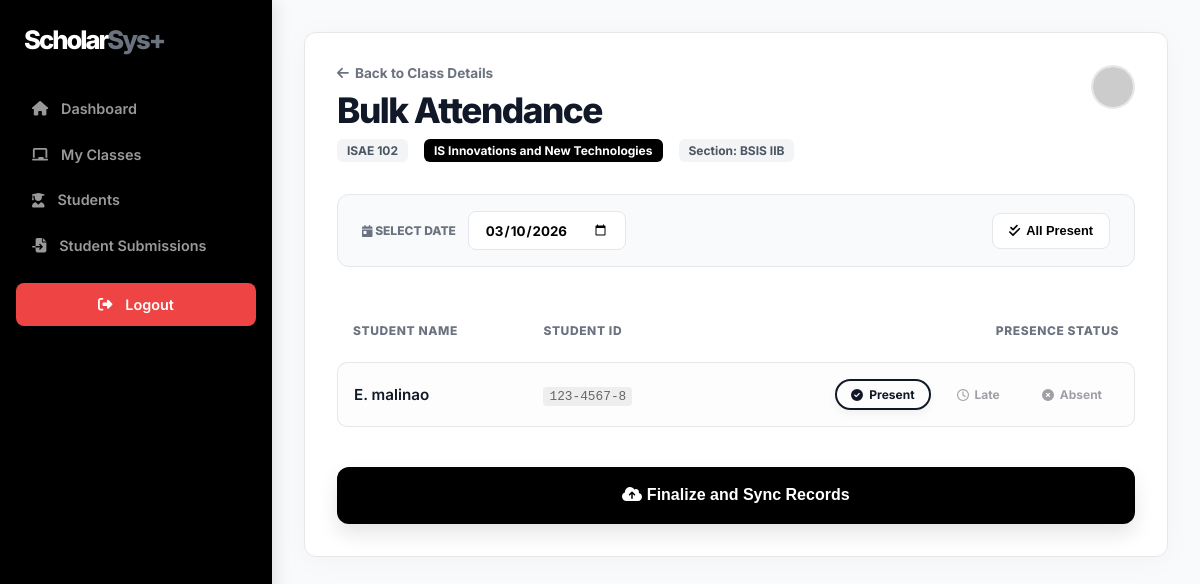
The page /classroom/14/bulk-attendance/ (signed in) on the database its author committed.
### portal/models.py (models this page shows, shortened)
class Classroom(models.Model):
    name = models.CharField(max_length=100)
    course_number = models.CharField(max_length=20, blank=True)
    section = models.CharField(max_length=50)
    teacher = models.ForeignKey(User, on_delete=models.CASCADE, related_name='classes')
    units = models.IntegerField(default=3)
    schedule = models.TextField(blank=True) # Multi-line schedule info

class UserProfile(models.Model):
    user = models.OneToOneField(User, on_delete=models.CASCADE)
    student_id = models.CharField(max_length=20, blank=True, db_index=True)
    section = models.CharField(max_length=50, blank=True)
    role = models.CharField(max_length=10, choices=[('student', 'Student'), ('teacher', 'Teacher'), ('admin', 'Admin')])
    @property
    def formatted_name(self):
        if self.user.first_name:
            first_initial = self.user.first_name[0].upper()
            if self.user.last_name:
                return f"{first_initial}. {self.user.last_name}"
            return self.user.first_name
        return self.user.username

### portal/views.py (the view, shortened to what this page needs)
# urls.py: path('classroom/<int:classroom_id>/bulk-attendance/', views.bulk_attendance, name='bulk_attendance'),
@login_required
@role_required(['teacher'])
def bulk_attendance(request, classroom_id):
    classroom = get_object_or_404(Classroom, id=classroom_id, teacher=request.user)
    students = User.objects.filter(userprofile__section=classroom.section, userprofile__role='student')
    return render(request, 'portal/bulk_attendance.html', {
        'classroom': classroom,
        'students': students
    })

### portal/views.py (called while the page is built)
def role_required(allowed_roles):
    def decorator(view_func):
        @wraps(view_func)
        def _wrapped_view(request, *args, **kwargs):
            if not request.user.is_authenticated:
                return redirect('login')
            try:
                profile = request.user.userprofile
            except UserProfile.DoesNotExist:
                messages.error(request, "Your account is missing a profile. Please contact admin.")
                return redirect('login')
            if profile.role not in allowed_roles:
                messages.error(request, "You do not have permission to access that page.")
                return redirect('dashboard')
            return view_func(request, *args, **kwargs)
        return _wrapped_view
    return decorator

### portal/templates/portal/bulk_attendance.html (shortened to what this page needs)
{% load static %}
<!DOCTYPE html>
<html lang="en">
<head>
</head>
<body>
    <div class="sidebar">
        <div class="sidebar-header">
            <h2><span style="color: white;">Scholar</span><span style="color: #6b7280;">Sys+</span></h2>
        </div>
        <nav>
            <a href="{% url 'dashboard' %}"><i class="fa-solid fa-house"></i> Dashboard</a>
            <a href="#"><i class="fa-solid fa-chalkboard"></i> My Classes</a>
            <a href="{% url 'student_list' %}"><i class="fa-solid fa-user-graduate"></i> Students</a>
            <a href="{% url 'submissions_list' %}"><i class="fa-solid fa-file-import"></i> Student Submissions</a>
            <a href="/logout/" class="logout-btn">
                <i class="fa-solid fa-right-from-bracket"></i> Logout
            </a>
        </nav>
    </div>
    <div class="main-content">
        <div class="card">
            <div class="top-bar">
                <div>
                    <a href="{% url 'classroom_detail' classroom.id %}" class="back-btn">
                        <i class="fa-solid fa-arrow-left"></i> Back to Class Details
                    </a>
                    <h1>Bulk Attendance</h1>
                    <div class="course-info">
                        <span class="badge">{{ classroom.course_number }}</span>
                        <span class="badge" style="background:#000; color:white;">{{ classroom.name }}</span>
                        <span class="badge">Section: {{ classroom.section }}</span>
                    </div>
                </div>
                <div style="display: flex; gap: 1rem; align-items: center;">
                    <img src="https://ui-avatars.com/api/?name={{ request.user.username }}&background=000&color=fff"
                         style="width: 40px; border-radius: 50%; border: 2px solid var(--border-color);">
                </div>
            </div>
            <form method="POST" id="attendanceForm">
                <div class="date-section">
                    <div class="date-input-wrapper">
                        <label><i class="fa-solid fa-calendar-day"></i> Select Date</label>
                        <input type="date" name="date" class="date-input" required value="{% now 'Y-m-d' %}">
                    </div>
                    <button type="button" class="btn-quick" onclick="markAll('present')">
                        <i class="fa-solid fa-check-double"></i> All Present
                    </button>
                </div>
                <table class="table">
                    <thead>
                        <tr>
                            <th>Student Name</th>
                            <th>Student ID</th>
                            <th style="text-align: right;">Presence Status</th>
                        </tr>
                    </thead>
                    <tbody>
                        {% for student in students %}
                        <tr>
                            <td>{{ student.userprofile.formatted_name }}</td>
                            <td><code style="font-size: 0.8rem; background: #eee; padding: 2px 6px; border-radius: 4px; color: #666;">{{ student.userprofile.student_id|default:"---" }}</code></td>
                            <td style="text-align: right;">
                                <div class="status-group" style="justify-content: flex-end;">
                                    <div class="status-option">
                                        <label class="status-pill" for="p_{{ student.id }}"><i class="fa-solid fa-circle-check"></i> Present</label>
                                    </div>
                                    <div class="status-option">
                                        <label class="status-pill" for="l_{{ student.id }}"><i class="fa-regular fa-clock"></i> Late</label>
                                    </div>
                                    <div class="status-option">
                                        <label class="status-pill" for="a_{{ student.id }}"><i class="fa-solid fa-circle-xmark"></i> Absent</label>
                                    </div>
                                </div>
                            </td>
                        </tr>
                        {% endfor %}
                    </tbody>
                </table>
                <button type="submit" class="submit-btn">
                    <i class="fa-solid fa-cloud-arrow-up"></i> Finalize and Sync Records
                </button>
            </form>
        </div>
    </div>
</body>
</html>

### portal/templates/portal/bulk_attendance.html (style rules this page uses)
:root { --primary-black: #000000; --bg-white: #ffffff; --bg-light: #f9fafb; --text-main: #111827; --text-muted: #6b7280; --border-color: #e5e7eb; --accent-green: #22c55e; --accent-red: #ef4444; --accent-yellow: #f59e0b; }
body { margin: 0; font-family: 'Inter', sans-serif; background-color: var(--bg-light); display: flex; height: 100vh; color: var(--text-main); }
.sidebar { width: 240px; background: var(--primary-black); color: white; padding: 1.5rem 1rem; display: flex; flex-direction: column; box-shadow: 4px 0 15px rgba(0, 0, 0, 0.1); transition: all 0.3s ease; position: relative; z-index: 1000; overflow: hidden; flex-shrink: 0; }
.sidebar .sidebar-header { display: flex; align-items: center; justify-content: space-between; margin-bottom: 2rem; padding: 0 0.5rem; }
.sidebar h2 { font-weight: 800; margin: 0; letter-spacing: -2px; color: white; font-size: 1.6rem; white-space: nowrap; }
.sidebar nav { flex: 1; }
.sidebar nav a { color: rgba(255, 255, 255, 0.6); text-decoration: none; display: flex; align-items: center; gap: 0.8rem; padding: 0.8rem 1rem; margin-bottom: 0.2rem; font-weight: 600; border-radius: 8px; transition: 0.2s; font-size: 0.9rem; white-space: nowrap; }
.logout-btn { background: #ef4444; color: white !important; text-decoration: none; padding: 0.8rem; text-align: center; border-radius: 8px; font-weight: 700; margin-top: 1rem; display: flex; align-items: center; justify-content: center; gap: 8px; }
.main-content { flex: 1; padding: 2rem; overflow-y: auto; }
.card { background: white; padding: 2rem; border-radius: 12px; box-shadow: 0 4px 30px rgba(0, 0, 0, 0.03); border: 1px solid var(--border-color); }
.top-bar { display: flex; justify-content: space-between; align-items: flex-start; margin-bottom: 2rem; }
.top-bar h1 { margin: 0; font-weight: 800; letter-spacing: -1.5px; font-size: 2.2rem; }
.back-btn { text-decoration: none; color: var(--text-muted); font-size: 0.85rem; font-weight: 700; display: flex; align-items: center; gap: 6px; margin-bottom: 0.5rem; transition: 0.2s; }
.table { width: 100%; border-collapse: separate; border-spacing: 0 8px; margin-top: 1rem; }
.table th { padding: 1rem; text-align: left; color: var(--text-muted); font-size: 0.75rem; text-transform: uppercase; font-weight: 800; letter-spacing: 0.05em; }
.table td { padding: 1rem; background: #fdfdfd; border-top: 1px solid var(--border-color); border-bottom: 1px solid var(--border-color); font-size: 0.95rem; }
.table tr td:first-child { border-left: 1px solid var(--border-color); border-radius: 10px 0 0 10px; font-weight: 600; }
.table tr td:last-child { border-right: 1px solid var(--border-color); border-radius: 0 10px 10px 0; }
.status-group { display: flex; gap: 10px; }
.status-option { position: relative; }
.status-pill { display: flex; align-items: center; gap: 6px; padding: 6px 14px; border-radius: 30px; font-size: 0.75rem; font-weight: 700; cursor: pointer; transition: 0.2s; border: 2px solid transparent; opacity: 0.4; }
.status-option input:checked + .status-pill { opacity: 1; border-color: currentColor; box-shadow: 0 4px 10px rgba(0,0,0,0.05); }
.date-section { display: flex; align-items: center; justify-content: space-between; background: #f9fafb; padding: 1rem 1.5rem; border-radius: 12px; margin-bottom: 2rem; border: 1px solid var(--border-color); }
.date-input-wrapper { display: flex; align-items: center; gap: 12px; }
.date-input-wrapper label { font-weight: 800; font-size: 0.75rem; text-transform: uppercase; color: var(--text-muted); }
.date-input { padding: 0.6rem 1rem; border-radius: 8px; border: 1px solid var(--border-color); font-family: inherit; font-weight: 700; color: var(--primary-black); outline: none; cursor: pointer; }
.btn-quick { background: white; color: var(--primary-black); border: 1px solid var(--border-color); padding: 0.6rem 1rem; border-radius: 8px; font-weight: 700; font-size: 0.8rem; cursor: pointer; transition: 0.2s; display: flex; align-items: center; gap: 6px; }
.submit-btn { background: var(--primary-black); color: white; border: none; padding: 1.2rem; border-radius: 12px; cursor: pointer; font-weight: 800; width: 100%; font-size: 1rem; margin-top: 2rem; transition: 0.3s; box-shadow: 0 10px 20px rgba(0,0,0,0.1); }
.course-info { display: flex; gap: 1rem; margin-top: 0.5rem; }
.badge { background: #f3f4f6; color: #4b5563; padding: 4px 10px; border-radius: 6px; font-size: 0.75rem; font-weight: 700; }

### rows shown on the page
Classroom: course_number "ISAE 102", name "IS Innovations and New Technologies", section "BSIS IIB"

### other values the page prints
{{ student.userprofile.formatted_name }} "E. malinao"
{{ student.userprofile.student_id|default:"---" }} "123-4567-8"
